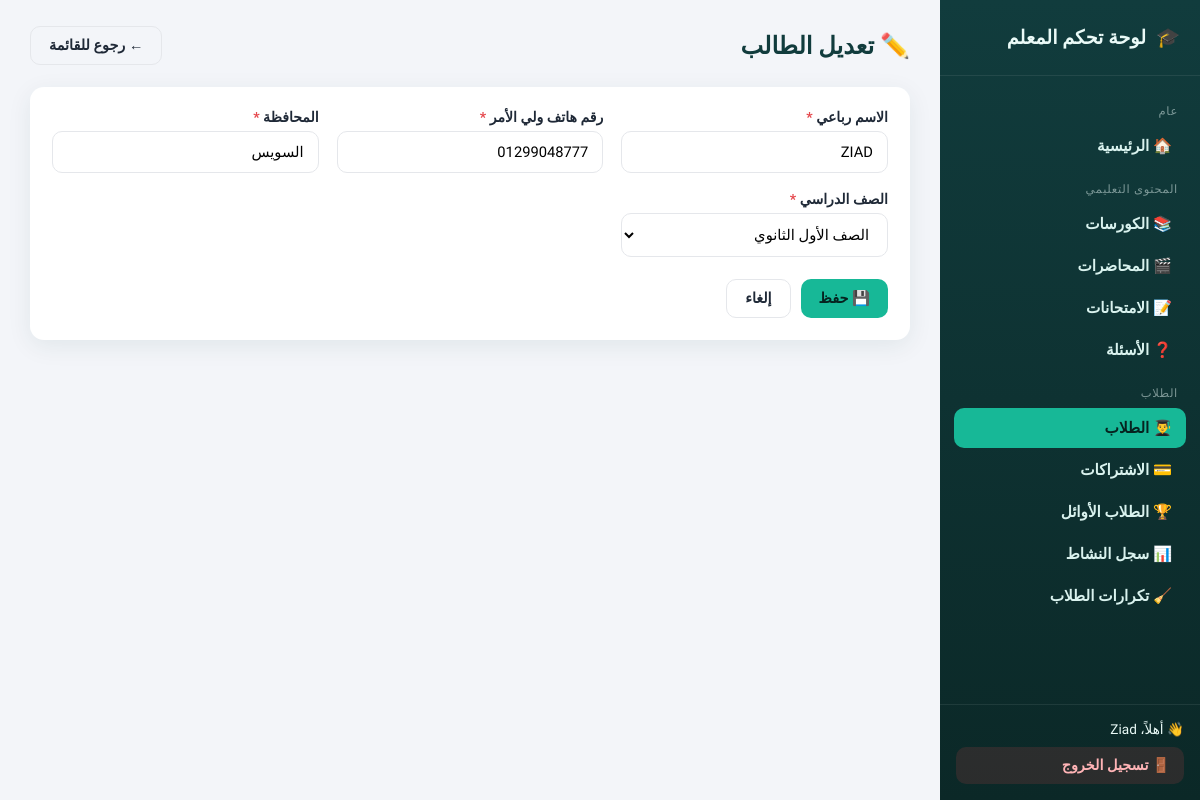
/dashboard/students/5/edit/ (signed in), run on the app's committed database.
### accounts/models.py (models this page shows, shortened)
class Student(models.Model):
    user = models.OneToOneField(User, on_delete=models.CASCADE, null=True, blank=True)
    full_name = models.CharField(max_length=150, verbose_name="الاسم رباعي")
    parent_phone_number = models.CharField(max_length=15, unique=True, verbose_name="رقم هاتف ولي الأمر")
    governorate = models.CharField(max_length=100, verbose_name="المحافظة")
    grade = models.CharField(
        max_length=50,
        verbose_name="الصف الدراسي",
        choices=[
            ('1', 'الصف الأول الثانوي'),
            ('2', 'الصف الثاني الثانوي'),
            ('3', 'الصف الثالث الثانوي'),
            ('4', 'أولى إعدادي'),
            ('5', 'تانية إعدادي'),
            ('6', 'تالته إعدادي'),
        ]
    )
    password = models.CharField(max_length=128, verbose_name="كلمة المرور", default='default_password')
    courses = models.ManyToManyField(Course, related_name='student_courses', verbose_name="الكورسات", blank=True)
    viewed_lectures = models.ManyToManyField('content.Lecture', related_name='students_who_watched', verbose_name="المحاضرات المشاهدة", blank=True)
    attempted_exams = models.ManyToManyField('content.Exam', related_name='students_who_attempted', verbose_name="الامتحانات المجربة", blank=True)
    videos_watched = models.PositiveIntegerField(default=0, verbose_name="عدد الفيديوهات المشاهدة")
    exams_completed = models.PositiveIntegerField(default=0, verbose_name="عدد الاختبارات المنهية")
    average_score = models.FloatField(default=0.0, verbose_name="متوسط النتائج")
    total_lecture_time = models.PositiveIntegerField(default=0, verbose_name="إجمالي مدة المحاضرات (بالدقائق)")
    total_video_views = models.PositiveIntegerField(default=0, verbose_name="إجمالي عدد مرات مشاهدة الفيديوهات")
    total_exam_views = models.PositiveIntegerField(default=0, verbose_name="إجمالي عدد مرات فتح الاختبارات")
    total_exam_completions = models.PositiveIntegerField(default=0, verbose_name="إجمالي عدد مرات إنهاء الاختبارات")

### dashboard/views.py (the view)
# urls.py: path('<str:model_slug>/<int:pk>/edit/', views.generic_edit, name='edit'),
@staff_required
def generic_edit(request, model_slug, pk):
    config = _config_or_404(model_slug)
    model = config['model']
    obj = get_object_or_404(model, pk=pk)
    FormClass = modelform_factory(model, fields=config['form_fields'], widgets=config.get('widgets'))
    if request.method == 'POST':
        form = FormClass(request.POST, request.FILES, instance=obj)
        if form.is_valid():
            obj = form.save()
            _after_save(model_slug, obj)
            messages.success(request, f"تم تعديل {config['label_singular']} بنجاح ✅")
            return redirect('dashboard:list', model_slug=model_slug)
    else:
        form = FormClass(instance=obj)
    return render(request, 'dashboard/generic_form.html', {
        'config': config, 'model_slug': model_slug, 'form': form, 'is_edit': True, 'obj': obj,
        'active_nav': model_slug,
    })

### accounts/context_processors.py (called while the page is built)
def student_session(request):
    is_registered = request.session.get("is_registered", False)
    student_name = request.session.get("student_name", None)
    student_obj = None
    student_id = request.session.get("student_id")
    if student_id:
        try:
            student_obj = Student.objects.filter(id=student_id).first()
        except Exception:
            student_obj = None
    return {
        "is_registered": is_registered,
        "student_name": student_name,
        "student": student_obj,
    }

### dashboard/registry.py (called while the page is built)
def get_config(model_slug):
    return REGISTRY.get(model_slug)

### dashboard/views.py (called while the page is built)
def _config_or_404(model_slug):
    config = get_config(model_slug)
    if not config:
        raise Http404("قسم غير موجود")
    return config

### dashboard/templates/dashboard/generic_form.html (shortened to what this page needs)
{% extends "dashboard/base.html" %}
{% block content %}
<div class="dash-topbar">
  <div>
    <h1>{% if is_edit %}✏️ تعديل {{ config.label_singular }}{% else %}➕ إضافة {{ config.label_singular }}{% endif %}</h1>
  </div>
  <a class="btn btn-outline" href="{% url 'dashboard:list' model_slug %}">← رجوع للقائمة</a>
</div>
<div class="panel">
  <form method="post" enctype="multipart/form-data" novalidate>
    <div class="form-grid">
      {% for field in form %}
        <div class="form-field {% if field.field.widget.input_type == 'checkbox' %}checkbox-field{% endif %} {% if field.field.widget.input_type == 'textarea' or field.html_name == 'description' %}full{% endif %}">
          <label for="{{ field.id_for_label }}">
            {{ field.label }} {% if field.field.required %}<span class="required">*</span>{% endif %}
          </label>
          {{ field }}
        </div>
      {% endfor %}
    </div>
    <div class="form-actions">
      <button type="submit" class="btn btn-primary">💾 حفظ</button>
      <a class="btn btn-outline" href="{% url 'dashboard:list' model_slug %}">إلغاء</a>
    </div>
  </form>
</div>
{% endblock %}

### dashboard/templates/dashboard/base.html (shortened to what this page needs)
{% load static %}
<!DOCTYPE html>
<html lang="ar" dir="rtl">
<head>
  <link rel="stylesheet" href="{% static 'dashboard/css/style.css' %}" />
</head>
<body class="dash-body">
  <div class="dash-shell">
    <aside class="dash-sidebar">
      <div class="brand">
        <span>🎓</span>
        <span>لوحة تحكم المعلم</span>
      </div>
      <nav class="dash-nav">
        <div class="nav-section-title">عام</div>
        <a class="nav-link {% if active_nav == 'home' %}active{% endif %}" href="{% url 'dashboard:home' %}">🏠 الرئيسية</a>
        <div class="nav-section-title">المحتوى التعليمي</div>
        <a class="nav-link {% if active_nav == 'courses' %}active{% endif %}" href="{% url 'dashboard:list' 'courses' %}">📚 الكورسات</a>
        <a class="nav-link {% if active_nav == 'lectures' %}active{% endif %}" href="{% url 'dashboard:list' 'lectures' %}">🎬 المحاضرات</a>
        <a class="nav-link {% if active_nav == 'exams' %}active{% endif %}" href="{% url 'dashboard:list' 'exams' %}">📝 الامتحانات</a>
        <a class="nav-link {% if active_nav == 'questions' %}active{% endif %}" href="{% url 'dashboard:question_list' %}">❓ الأسئلة</a>
        <div class="nav-section-title">الطلاب</div>
        <a class="nav-link {% if active_nav == 'students' %}active{% endif %}" href="{% url 'dashboard:list' 'students' %}">👨‍🎓 الطلاب</a>
        <a class="nav-link {% if active_nav == 'subscriptions' %}active{% endif %}" href="{% url 'dashboard:list' 'subscriptions' %}">💳 الاشتراكات</a>
        <a class="nav-link {% if active_nav == 'top-students' %}active{% endif %}" href="{% url 'dashboard:list' 'top-students' %}">🏆 الطلاب الأوائل</a>
        <a class="nav-link {% if active_nav == 'activity-log' %}active{% endif %}" href="{% url 'dashboard:activity_log' %}">📊 سجل النشاط</a>
        <a class="nav-link {% if active_nav == 'duplicates' %}active{% endif %}" href="{% url 'dashboard:student_duplicates' %}">🧹 تكرارات الطلاب</a>
      </nav>
      <div class="sidebar-footer">
        <div style="margin-bottom:10px;">👋 أهلاً، {{ request.user.get_full_name|default:request.user.username }}</div>
        <form method="post" action="{% url 'dashboard:logout' %}">
          <button type="submit" class="logout-btn">🚪 تسجيل الخروج</button>
        </form>
      </div>
    </aside>
    <main class="dash-main">
      {% block content %}{% endblock %}
    </main>
  </div>
</body>
</html>

### dashboard/static/dashboard/css/style.css (style rules this page uses)
:root { --sidebar-w: 260px; --bg: #f3f5f9; --card-bg: #ffffff; --primary: #113c3d; --primary-light: #1d5c5d; --accent: #17b897; --accent-soft: #e4f7f2; --danger: #e5484d; --danger-soft: #fdecec; --warning: #f5a524; --text: #1f2937; --text-muted: #6b7280; --border: #e5e7eb; --radius: 14px; --shadow: 0 6px 24px rgba(17, 60, 61, 0.08); font-family: "Tajawal", sans-serif; }
* { box-sizing: border-box; }
body.dash-body { margin: 0; background: var(--bg); color: var(--text); font-family: "Tajawal", sans-serif; direction: rtl; }
a { text-decoration: none; color: inherit; }
.dash-shell { display: flex; min-height: 100vh; }
.dash-sidebar { width: var(--sidebar-w); background: linear-gradient(180deg, var(--primary), #0b2827); color: #eafaf7; flex-shrink: 0; display: flex; flex-direction: column; position: sticky; top: 0; height: 100vh; overflow-y: auto; }
.dash-sidebar .brand { padding: 26px 20px; font-size: 1.2rem; font-weight: 800; border-bottom: 1px solid rgba(255,255,255,0.08); display: flex; align-items: center; gap: 10px; }
.dash-nav { padding: 14px 10px; flex: 1; }
.dash-nav .nav-section-title { font-size: 0.72rem; color: rgba(234,250,247,0.5); text-transform: uppercase; letter-spacing: .06em; padding: 14px 12px 6px; }
.dash-nav a.nav-link { display: flex; align-items: center; gap: 10px; padding: 11px 14px; margin: 2px 4px; border-radius: 10px; font-weight: 600; font-size: 0.95rem; color: #d9f2ee; transition: 0.2s; }
.dash-nav a.nav-link.active { background: var(--accent); color: #06231f; }
.dash-sidebar .sidebar-footer { padding: 16px; border-top: 1px solid rgba(255,255,255,0.08); font-size: 0.85rem; }
.logout-btn { display: flex; align-items: center; gap: 8px; padding: 10px 14px; border-radius: 10px; background: rgba(229,72,77,0.15); color: #ffb4b6; font-weight: 700; width: 100%; border: none; cursor: pointer; font-family: inherit; font-size: 0.9rem; }
.dash-main { flex: 1; min-width: 0; padding: 26px 30px 60px; }
.dash-topbar { display: flex; align-items: center; justify-content: space-between; margin-bottom: 22px; flex-wrap: wrap; gap: 12px; }
.dash-topbar h1 { font-size: 1.5rem; font-weight: 800; margin: 0; color: var(--primary); }
.panel { background: var(--card-bg); border-radius: var(--radius); box-shadow: var(--shadow); padding: 22px; margin-bottom: 22px; }
.btn { display: inline-flex; align-items: center; gap: 6px; padding: 10px 18px; border-radius: 10px; font-weight: 700; font-size: 0.9rem; border: none; cursor: pointer; font-family: inherit; transition: 0.2s; }
.btn-primary { background: var(--accent); color: #06231f; }
.btn-outline { background: transparent; border: 1.5px solid var(--border); color: var(--text); }
.form-grid { display: grid; grid-template-columns: repeat(auto-fit, minmax(260px, 1fr)); gap: 18px; }
.form-field { display: flex; flex-direction: column; gap: 6px; }
.form-field label { font-weight: 700; font-size: 0.88rem; color: var(--text); }
.form-field .required { color: var(--danger); }
.form-field input[type=text], .form-field input[type=number], .form-field input[type=password], .form-field input[type=tel], .form-field input[type=email], .form-field input[type=file], .form-field select, .form-field textarea { padding: 11px 14px; border: 1.5px solid var(--border); border-radius: 10px; font-family: inherit; font-size: 0.92rem; background: #fff; outline: none; transition: 0.2s; }
.form-actions { margin-top: 22px; display: flex; gap: 10px; }

### data on the page
Student: form "ZIAD" "01299048777" "السويس" "الصف الأول الثانوي"

### other printed values
{{ request.user.get_full_name|default:request.user.username }} "Ziad"
{{ config.label_singular }} "الطالب"
{{ field.label }} "الاسم رباعي" "رقم هاتف ولي الأمر" "المحافظة" "الصف الدراسي"
